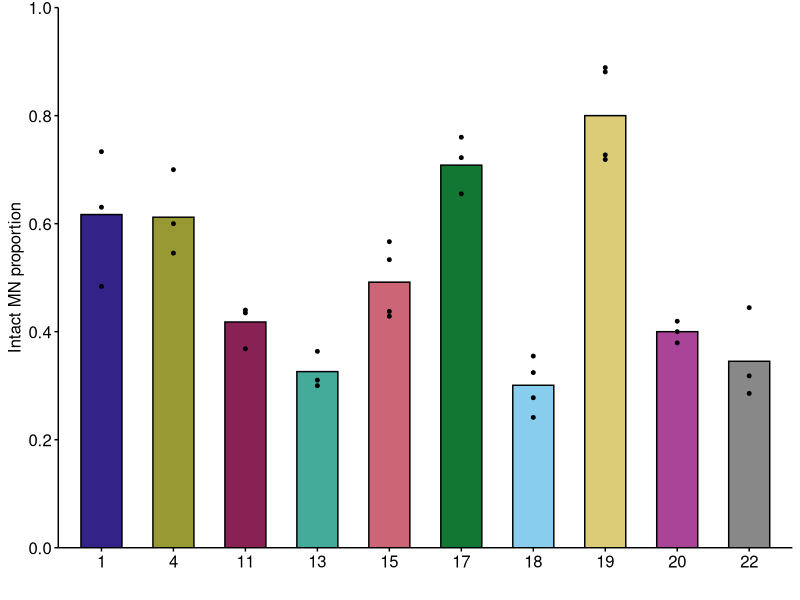
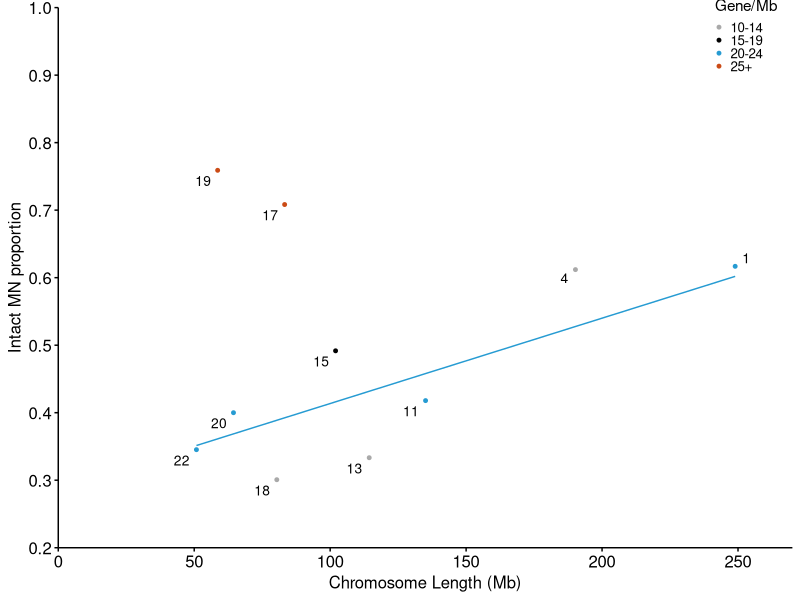
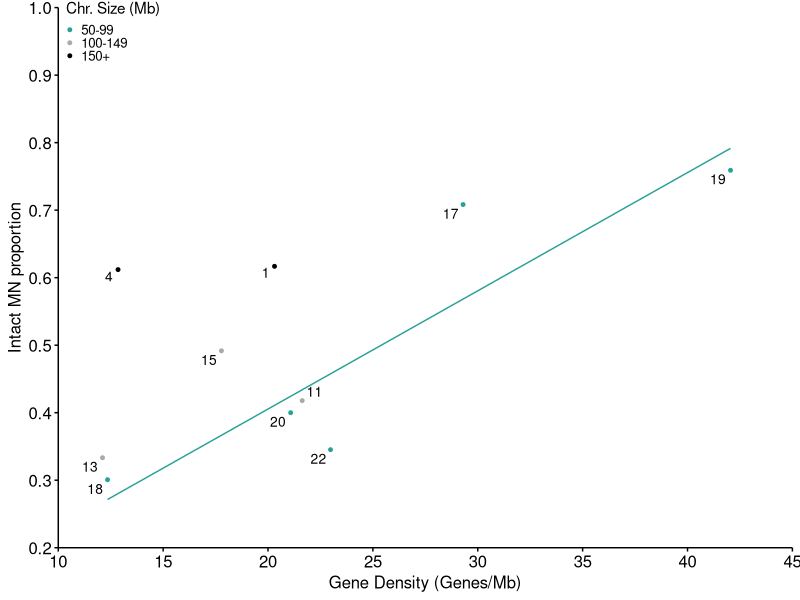
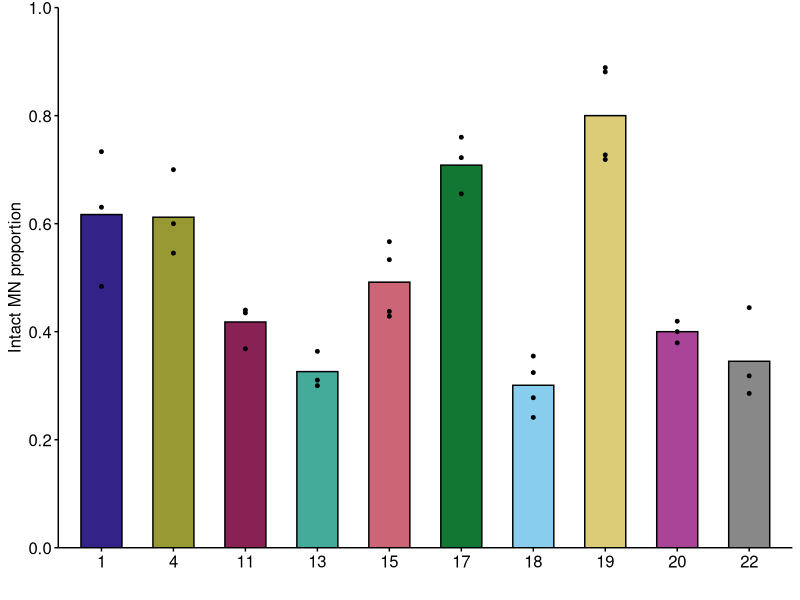
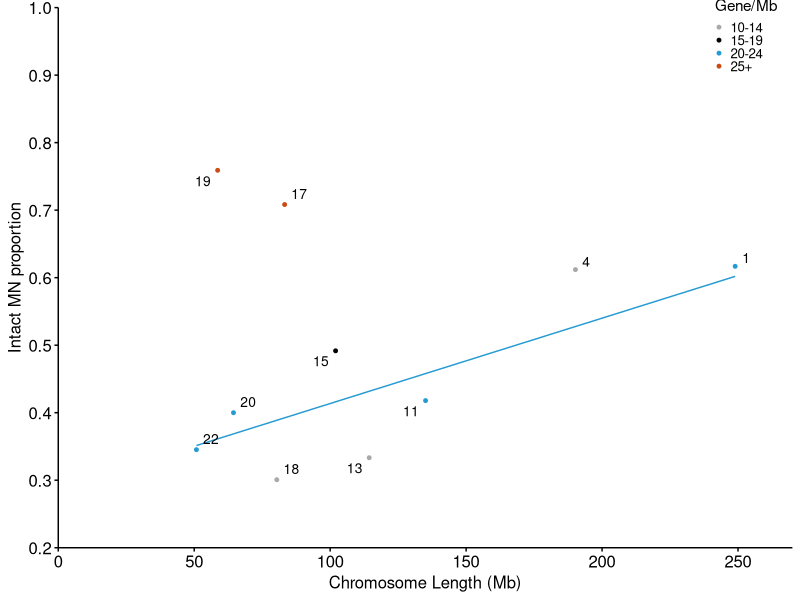
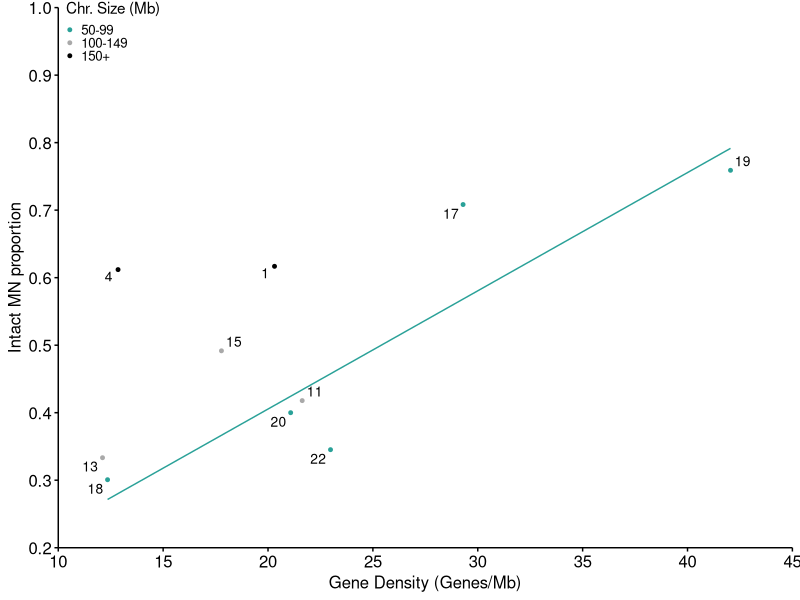

These figures' R source, in order:
## ---- chunk 1
require("knitr")
## setting working directory
opts_knit$set(root.dir = "/Users/amammel/Hatch lab projects/mammel_et_al_2021_test/data")
## ---- chunk 2

#Below are the programs that you will need to to run this script. However, you will need to import these programs first using the code:

#install.packages()

#Example > install.packages("knitr")

library(tidyverse)
library(readxl)
library(ggrepel)
## ---- chunk 3

MN_24h <- read_xlsx("Mammel_et_al_2021_figure1_data.xlsx", sheet = 1)

MN_24h_pooled <- read_xlsx("Mammel_et_al_2021_figure1_data.xlsx", sheet = 2)

## ---- chunk 4

MN_24h$chromosome <- as.character(MN_24h$chromosome)

MN_24h$replicate <- as.character(MN_24h$replicate)

MN_24h_pooled$chromosome <- as.character(MN_24h_pooled$chromosome)
## ---- chunk 5
MN_24h

MN_24h_pooled

## ---- chunk 6
MN_24h_reorder <- MN_24h %>% 
  mutate(chromosome = fct_relevel(chromosome, 
            "1", "4", "11","13", "15", "17", "18", "19", "20", "22"))

MN_24h_pooled_reorder <- MN_24h_pooled %>% 
  mutate(chromosome = fct_relevel(chromosome, 
            "1", "4", "11","13", "15", "17", "18", "19", "20", "22"))
## ---- chunk 7
my_theme <- theme(axis.text.x	= element_text(size=12, color = "black", family = "sans"),
        axis.text.y	= element_text(size=12, color = "black", family = "sans"),
        text=element_text(size = 12, family="sans"),
        axis.ticks= element_line(color = "black"),
        legend.position = "none")

## ---- chunk 8

#1 = "#332288"
#4 = "#999933"
#11 = "#882255"
#13 = "#44AA99"
#15 = "#CC6677"
#17 = "#117733"
#18 = "#88CCEE"
#19 = "#DDCC77"
#20 = "#AA4499"
#22 = "#888888"
## ---- chunk 9

safe_v2 <- c("#332288", "#999933", "#882255", "#44AA99", "#CC6677", "#117733", "#88CCEE", "#DDCC77", "#AA4499","#888888")

## ---- chunk 10

rupture_freq_plot_MN_24h <- ggplot() +
  geom_col(data = MN_24h_pooled_reorder, aes(x = chromosome, y = `percent intact`, fill = chromosome), width = 0.57, 
           color = "black", linesize = 0.5) +
  geom_point(data = MN_24h_reorder, mapping = aes(x = chromosome, y = `percent intact`), size = 1) +
  ylab('Intact MN proportion') +
  xlab('') +
  scale_y_continuous(expand = c(0,0), breaks = seq(0, 1, 0.2), limits = c(0,1)) +
  scale_fill_manual(values = safe_v2) +
  theme_classic() +
  my_theme
  
rupture_freq_plot_MN_24h

## ---- chunk 11
ggsave("RPE1_24hr_rupture_R_V1.png", plot = rupture_freq_plot_MN_24h, height = 3, width = 4, dpi=600)
## ---- chunk 12

MN_24h_intact_rupture <- MN_24h_pooled %>% 
  select(intact:ruptured)

chisq.test(MN_24h_intact_rupture)

## ---- chunk 13

chr_gene <- read_xlsx("Mammel_et_al_2021_figure1_data.xlsx", sheet = 5)

## ---- chunk 14

my_theme_2 <- theme(axis.text.x	= element_text(size= 12, color = "black", family = "sans"),
        axis.text.y	= element_text(size=12, color = "black", family = "sans"),
        text=element_text(size = 12, family="sans"),
        axis.ticks= element_line(color = "black"),
        strip.background = element_blank(),
        legend.position = c(1,1),
        legend.justification = c(1.1, 0.8),
        legend.title = element_text(size = 11),
        legend.background = element_blank(),
        legend.key.size = unit(0.2, "cm"),
        strip.text.x = element_blank())


my_theme_3 <- theme(axis.text.x	= element_text(size=12, color = "black", 
                                               family = "sans"),
        axis.text.y	= element_text(size=12, color = "black", family = "sans"),
        text=element_text(size = 12, family="sans"),
        axis.ticks= element_line(color = "black"),
        strip.background = element_blank(),
        legend.position = c(0,1),
        legend.justification = c(0, 0.8),
        legend.title = element_text(size = 11),
        legend.background = element_blank(),
        legend.key.size = unit(0.2, "cm"),
        strip.text.x = element_blank())
## ---- chunk 15

chr_gene_V2 <- chr_gene %>% 
  filter(gene_range == "20-24")

## ---- chunk 16

rupture_freq_size_plot <- 
  ggplot() +
  geom_point(data = chr_gene, size = 1, aes(group = gene_range, 
                                            x = chromosome_size_bp*1e-06, 
                       y = pooled, color = gene_range)) +
  geom_smooth(method = "glm", se = F, size = 0.5,show.legend = FALSE, 
              aes(x = chr_gene_V2$chromosome_size_bp*1e-06, 
                       y = chr_gene_V2$pooled, color = chr_gene_V2$gene_range)) +
  ylab('Intact MN proportion') +
  scale_y_continuous(expand = c(0,0),breaks = seq(0.2, 1, 0.1), 
                     limits = c(0.2,1)) +
  scale_x_continuous(name = "Chromosome Length (Mb)", expand = c(0,0), 
                     limits = c(0, 270)) +
  theme_classic() +
  geom_text_repel(aes(label = chr_gene$Chromosome, 
                      x = chr_gene$chromosome_size_bp*1e-06, 
                       y = chr_gene$pooled), color = "black", size = 3.5,
                  box_padding = 0.15) +
  scale_color_manual(values = c("dark gray","black","#269bd2", "#cb4b16"), 
                     name = "Gene/Mb") +
  my_theme_2
  
rupture_freq_size_plot
## ---- chunk 17
ggsave("rupture_freq_size_plot_V4.png", plot = rupture_freq_size_plot, units="in", dpi=600)
## ---- chunk 18
chr_gene <- chr_gene %>% 
  mutate(size_group = fct_reorder(size_group, chromosome_size_bp))

chr_size_V1 <- chr_gene %>% 
  filter(size_group == "50-99")
## ---- chunk 19
rupture_freq_gene_plot <- 
  ggplot() +
  geom_point(data = chr_gene, size = 1, aes(group = size_group, x = gene_Mb_2, 
                    y = pooled, color = size_group)) +
  stat_smooth(method = "glm",se = F, size = 0.5, show.legend = FALSE, 
              aes(x = chr_size_V1$gene_Mb_2, y = chr_size_V1$pooled, 
                  color = chr_size_V1$size_group)) +
  ylab('Intact MN proportion') +
  scale_y_continuous(expand = c(0,0), breaks = seq(0, 1, 0.1), 
                     limits = c(0.2,1)) +
  scale_x_continuous(name = "Gene Density (Genes/Mb)", 
                     breaks = seq(0, 45, 5), limits = c(10,45), 
                     expand = c(0,0)) +
  theme_classic() +
  geom_text_repel(aes(label = chr_gene$Chromosome, group = chr_gene$size_group, 
                      x = chr_gene$gene_Mb_2, y = chr_gene$pooled), 
                  color = "black", size = 3.5, box.padding = 0.15) +
  scale_color_manual(values = c("#2aa198", "dark gray", "black"), 
                     name = "Chr. Size (Mb)") +
  my_theme_3
  
rupture_freq_gene_plot
## ---- chunk 20
ggsave("rupture_freq_gene_plot_V4.png", plot = rupture_freq_gene_plot,  units="in", dpi=600)
